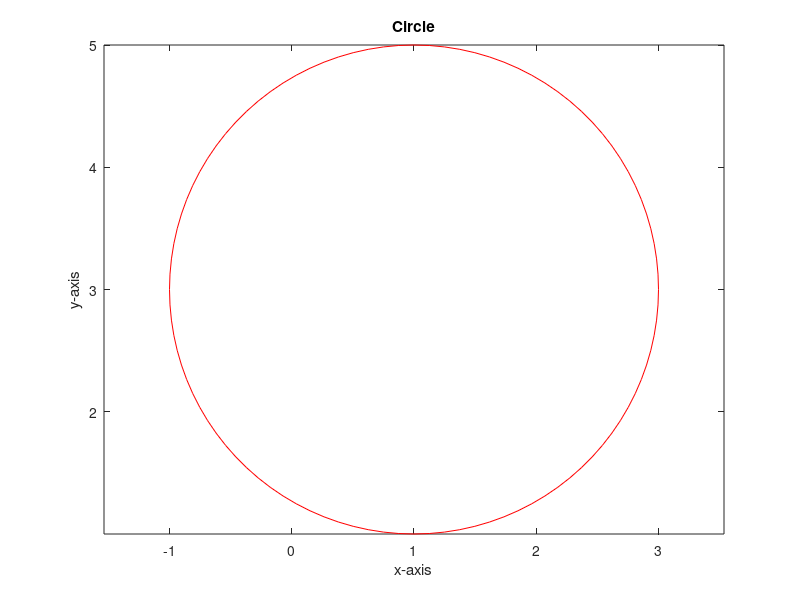

Reproduce this figure in MATLAB.
clc 
clear all
t=linspace(0,2*pi,101);
x=1+2*cos(t);
y=3+2*sin(t);
plot(x,y,'r')
axis equal
xlabel('x-axis')
ylabel('y-axis')
title('Circle')